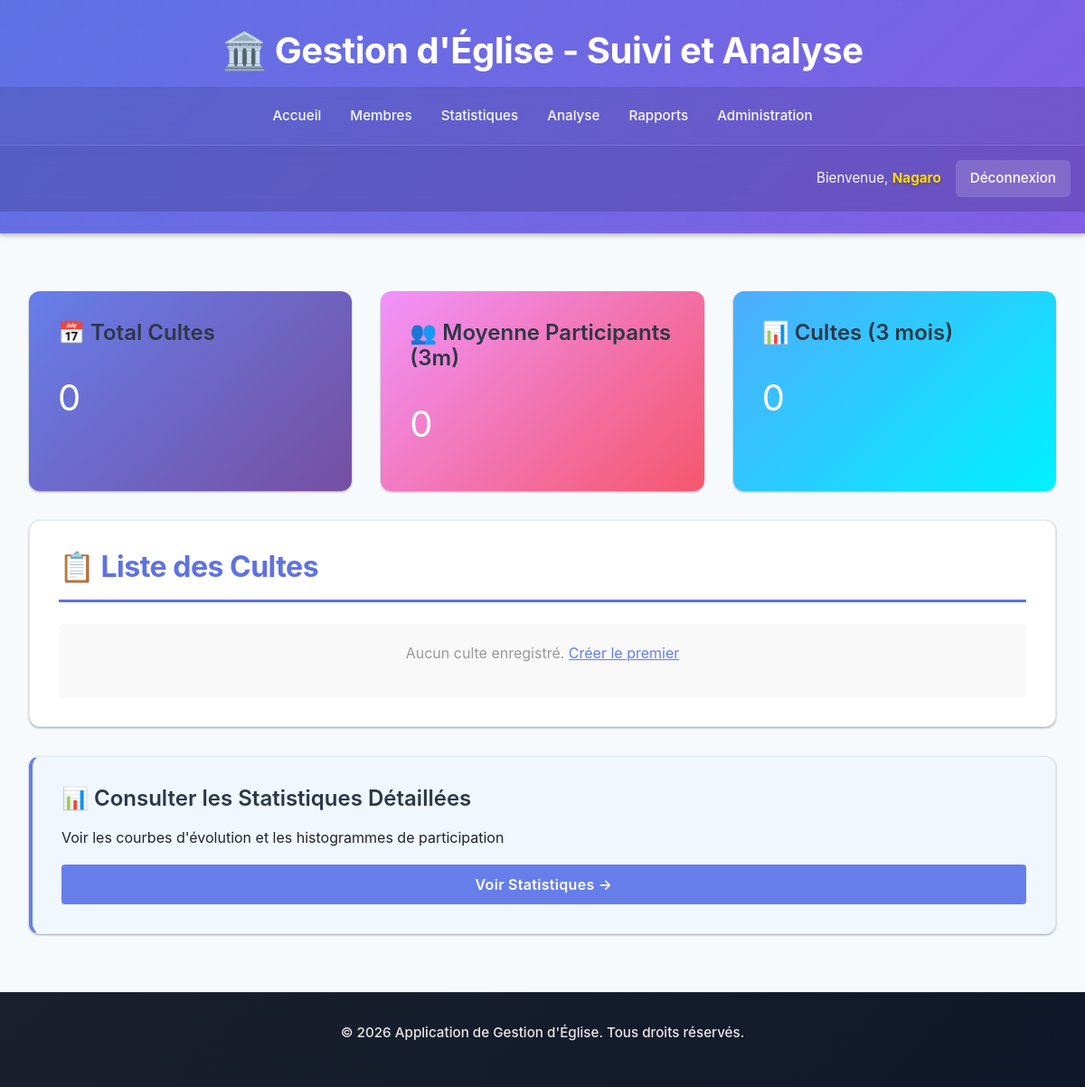
The page /cultes/ (signed in) on the database as committed earlier.
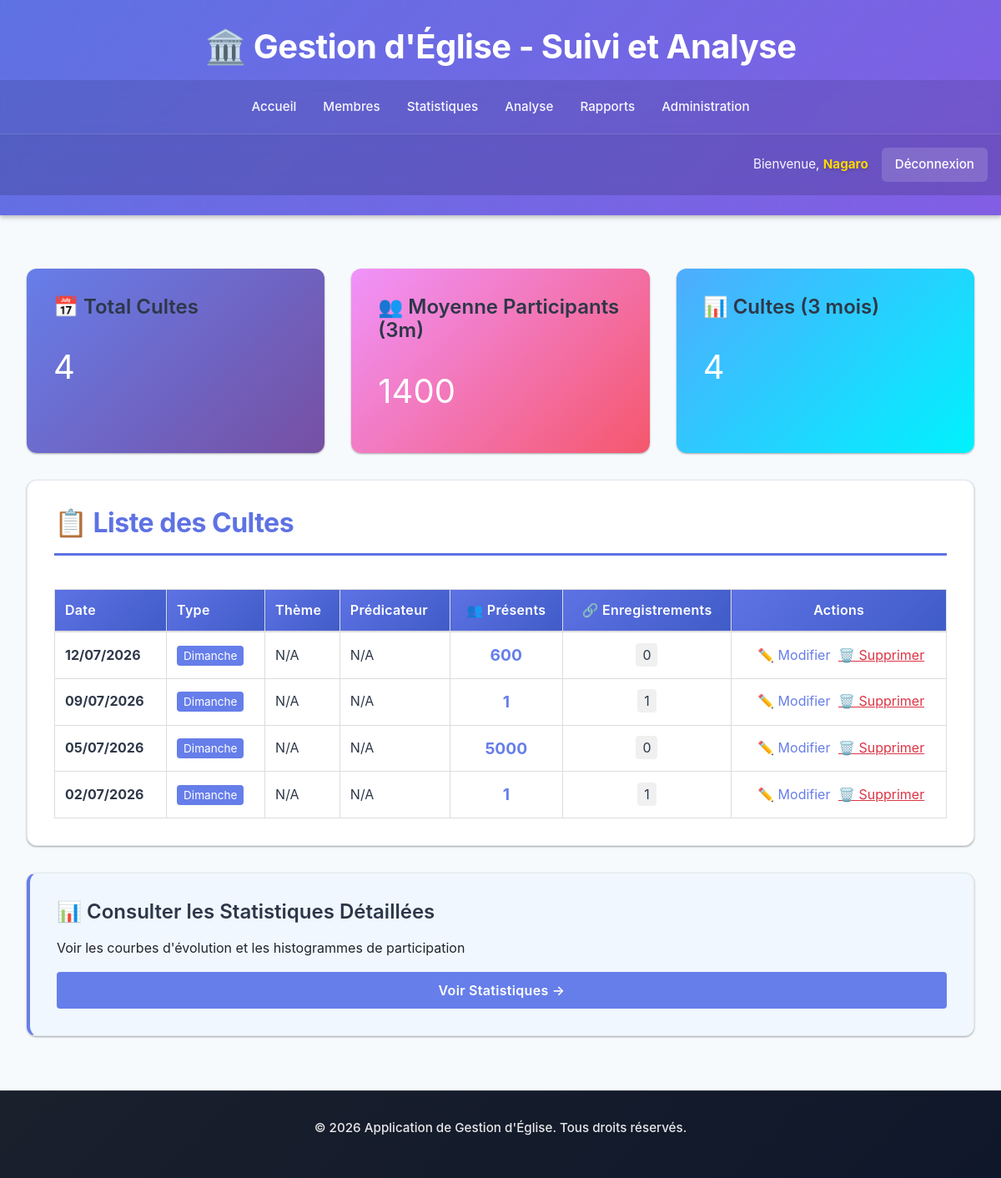
The same page on the database as committed later.
### eglise/models.py (models this page shows, shortened)
class Culte(models.Model):
    TYPE_CULTE_CHOICES = (
        ('dimanche', 'Dimanche'),
        ('mercredi', 'Mercredi'),
        ('special', 'Spécial'),
        ('autre', 'Autre'),
    )
    SCOPE_CHOICES = (
        ('global', 'Global'),
        ('tribu', 'Tribu'),
        ('departement', 'Département'),
    )
    date = models.DateField()
    type_culte = models.CharField(max_length=20, choices=TYPE_CULTE_CHOICES, default='dimanche')
    theme = models.CharField(max_length=255, blank=True, null=True)
    predicateur = models.CharField(max_length=100, blank=True, null=True)
    nombre_participants = models.IntegerField(default=0)
    nombre_nouveaux = models.IntegerField(default=0)
    notes = models.TextField(blank=True, null=True)
    date_creation = models.DateTimeField(auto_now_add=True)
    scope = models.CharField(max_length=20, choices=SCOPE_CHOICES, default='global', help_text='Global ou local à une structure')
    tribu = models.ForeignKey('Tribu', on_delete=models.SET_NULL, null=True, blank=True, related_name='cultes_locaux', help_text='Tribu si culte local')
    departement = models.ForeignKey('Departement', on_delete=models.SET_NULL, null=True, blank=True, related_name='cultes_locaux', help_text='Département si culte local')
    class Meta:
        ordering = ['-date']

### eglise/culte_views.py (the view, shortened to what this page needs)
# urls.py: path('cultes/', culte_views.CulteListView.as_view(), name='culte_list'),
class CulteListView(LoginRequiredMixin, TemplateView):
    template_name = 'eglise/culte_list.html'
    def dispatch(self, request, *args, **kwargs):
        if not request.user.is_authenticated:
            return redirect('eglise:login')
        if request.user.is_superuser:
            return super().dispatch(request, *args, **kwargs)
    def get_context_data(self, **kwargs):
        context = super().get_context_data(**kwargs)
        cultes = Culte.objects.all().order_by('-date')
        for culte in cultes:
            culte.nombre_enregistrements = Presence.objects.filter(culte=culte).count()
        context['cultes'] = cultes
        context['form'] = CulteForm()
        context['page_title'] = '📈 Gestion des Cultes - Statistiques'
        cultes_3m = Culte.objects.filter(date__gte=timezone.now().date() - timedelta(days=90))
        context['stats'] = {
            'total_cultes': Culte.objects.count(),
            'total_cultes_3m': cultes_3m.count(),
            'moyenne_participants': int(cultes_3m.aggregate(avg=Avg('nombre_participants'))['avg'] or 0),
        }
        return context

### eglise/templates/eglise/culte_list.html (shortened to what this page needs)
{% extends 'eglise/base.html' %}
{% block content %}
<div class="grid">
    <div class="card" style="background: linear-gradient(135deg, #667eea 0%, #764fa2 100%); color: white; border: none;">
        <h3>📅 Total Cultes</h3>
        <p style="font-size: 2.5em; margin: 10px 0;">{{ stats.total_cultes }}</p>
    </div>
    <div class="card" style="background: linear-gradient(135deg, #f093fb 0%, #f5576c 100%); color: white; border: none;">
        <h3>👥 Moyenne Participants (3m)</h3>
        <p style="font-size: 2.5em; margin: 10px 0;">{{ stats.moyenne_participants }}</p>
    </div>
    <div class="card" style="background: linear-gradient(135deg, #4facfe 0%, #00f2fe 100%); color: white; border: none;">
        <h3>📊 Cultes (3 mois)</h3>
        <p style="font-size: 2.5em; margin: 10px 0;">{{ stats.total_cultes_3m }}</p>
    </div>
</div>
<div class="card">
    <h2>📋 Liste des Cultes</h2>
    {% if cultes %}
    <table style="width: 100%; border-collapse: collapse;">
        <thead style="background: #f5f5f5; border-bottom: 2px solid #ddd;">
            <tr>
                <th style="padding: 12px; text-align: left; border: 1px solid #ddd;">Date</th>
                <th style="padding: 12px; text-align: left; border: 1px solid #ddd;">Type</th>
                <th style="padding: 12px; text-align: left; border: 1px solid #ddd;">Thème</th>
                <th style="padding: 12px; text-align: left; border: 1px solid #ddd;">Prédicateur</th>
                <th style="padding: 12px; text-align: center; border: 1px solid #ddd;">👥 Présents</th>
                <th style="padding: 12px; text-align: center; border: 1px solid #ddd;">🔗 Enregistrements</th>
                <th style="padding: 12px; text-align: center; border: 1px solid #ddd;">Actions</th>
            </tr>
        </thead>
        <tbody>
            {% for culte in cultes %}
            <tr style="border-bottom: 1px solid #ddd; hover-effect;">
                <td style="padding: 12px; border: 1px solid #ddd;">
                    <strong>{{ culte.date|date:"d/m/Y" }}</strong>
                </td>
                <td style="padding: 12px; border: 1px solid #ddd;">
                    <span style="background: #667eea; color: white; padding: 4px 8px; border-radius: 4px; font-size: 0.85em;">
                        {{ culte.get_type_culte_display }}
                    </span>
                </td>
                <td style="padding: 12px; border: 1px solid #ddd;">
                    {{ culte.theme|default:"N/A" }}
                </td>
                <td style="padding: 12px; border: 1px solid #ddd;">
                    {{ culte.predicateur|default:"N/A" }}
                </td>
                <td style="padding: 12px; border: 1px solid #ddd; text-align: center;">
                    <strong style="font-size: 1.2em; color: #667eea;">{{ culte.nombre_participants }}</strong>
                </td>
                <td style="padding: 12px; border: 1px solid #ddd; text-align: center;">
                    <span style="background: #f0f0f0; padding: 4px 8px; border-radius: 4px;">
                        {{ culte.nombre_enregistrements }}
                    </span>
                </td>
                <td style="padding: 12px; border: 1px solid #ddd; text-align: center;">
                    <a href="{% url 'eglise:culte_update' culte.id %}" style="color: #667eea; text-decoration: none; margin: 0 5px;">✏️ Modifier</a>
                    <form method="post" action="{% url 'eglise:culte_delete' culte.id %}" style="display: inline;" onsubmit="return confirm('Êtes-vous sûr?');">
                        <button type="submit" style="background: none; border: none; color: #dc3545; cursor: pointer; text-decoration: underline;">🗑️ Supprimer</button>
                    </form>
                </td>
            </tr>
            {% endfor %}
        </tbody>
    </table>
    {% else %}
    <div style="padding: 20px; text-align: center; background: #f9f9f9; border-radius: 4px;">
        <p style="color: #999;">Aucun culte enregistré. <a href="{% url 'eglise:culte_create' %}" style="color: #667eea;">Créer le premier</a></p>
    </div>
    {% endif %}
</div>
<div class="card" style="background: #f0f7ff; border-left: 4px solid #667eea;">
    <h3>📊 Consulter les Statistiques Détaillées</h3>
    <p>Voir les courbes d'évolution et les histogrammes de participation</p>
    <a href="{% url 'eglise:culte_statistics' %}" class="btn" style="background: #667eea; color: white; padding: 10px 20px; text-decoration: none; border-radius: 4px; display: inline-block;">
        Voir Statistiques →
    </a>
</div>
{% endblock %}

### eglise/templates/eglise/base.html (shortened to what this page needs)
<!DOCTYPE html>
<html lang="fr">
<head>
    {% load static %}
    <link href="https://cdn.jsdelivr.net/npm/bootstrap@5.3.0/dist/css/bootstrap.min.css" rel="stylesheet">
    <link rel="stylesheet" href="https://cdnjs.cloudflare.com/ajax/libs/font-awesome/6.4.0/css/all.min.css">
</head>
<body>
    <header>
        <h1>🏛️ Gestion d'Église - Suivi et Analyse</h1>
        <nav>
            {% if user.is_authenticated %}
                <a href="{% url 'eglise:dashboard' %}">Accueil</a>
                <a href="{% url 'eglise:membre_list' %}">Membres</a>
                <a href="{% url 'eglise:statistiques' %}">Statistiques</a>
                <a href="{% url 'eglise:analyse' %}">Analyse</a>
                <a href="{% url 'eglise:rapports_list' %}">Rapports</a>
                <a href="{% url 'admin:index' %}">Administration</a>
            {% else %}
                <a href="{% url 'eglise:login' %}">Connexion</a>
                <a href="{% url 'eglise:category-select' %}">Inscription</a>
            {% endif %}
        </nav>
        {% if user.is_authenticated %}
            <div class="user-info">
                <span>Bienvenue, <span class="user-name">{{ user.get_full_name|default:user.username }}</span></span>
                <a href="{% url 'eglise:logout' %}">Déconnexion</a>
            </div>
        {% endif %}
    </header>
    <div class="container">
        {% block content %}{% endblock %}
    </div>
    <footer>
        <p>&copy; 2026 Application de Gestion d'Église. Tous droits réservés.</p>
    </footer>
    {% load static %}
</body>
</html>

Rows that differ between the two databases and show on the page:
added Culte: date "12/07/2026", type_culte "Dimanche", theme "N/A", predicateur "N/A", nombre_participants "600", nombre_enregistrements "0"
added Culte: date "09/07/2026", type_culte "Dimanche", theme "N/A", predicateur "N/A", nombre_participants "1", nombre_enregistrements "1"
added Culte: date "05/07/2026", type_culte "Dimanche", theme "N/A", predicateur "N/A", nombre_participants "5000", nombre_enregistrements "0"
added Culte: date "02/07/2026", type_culte "Dimanche", theme "N/A", predicateur "N/A", nombre_participants "1", nombre_enregistrements "1"
Other text that changed with them:
{{ stats.total_cultes }}: "0" → "4"
{{ stats.moyenne_participants }}: "0" → "1400"
{{ stats.total_cultes_3m }}: "0" → "4"
text no longer shown: "Aucun culte enregistré. Créer le premier"
text now shown: "Date Type Thème Prédicateur 👥 Présents 🔗 Enregistrements Actions"
